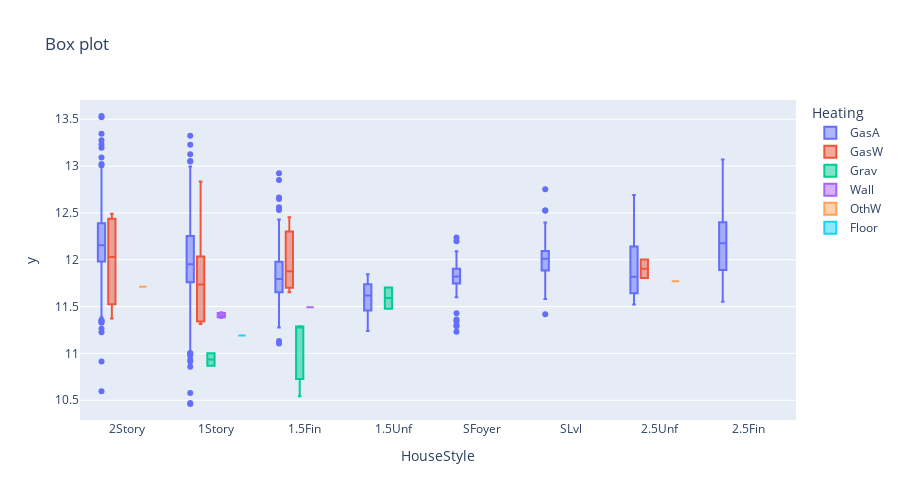

The notebook cell this image was saved under:
### Code cell
px.box(data_frame=X, y=log_y,
       x="HouseStyle", color="Heating",
       title="Box plot",
       #hover_data=["Heating"],
       boxmode="group",
       #notched=True, # used notched shape
       points=None,
       width=900,
       height=500,
      )

### Figure 1 — Plotly figure (JSON) as saved in the notebook; plotly's stock layout.template omitted (floating-point values rounded to 4 significant figures; data arrays with more than 128 entries replaced by an {"elided": "..."} marker saying what was removed)
{"data": [{"alignmentgroup": "True", "hovertemplate": "Heating=GasA<br>HouseStyle=%{x}<br>y=%{y}<extra></extra>", "legendgroup": "GasA", "marker": {"color": "#636efa"}, "name": "GasA", "notched": false, "offsetgroup": "GasA", "orientation": "v", "showlegend": true, "type": "box", "visible": true, "x": {"elided": "1428 str values"}, "x0": " ", "xaxis": "x", "y": {"elided": "1428 float values"}, "y0": " ", "yaxis": "y"}, {"alignmentgroup": "True", "hovertemplate": "Heating=GasW<br>HouseStyle=%{x}<br>y=%{y}<extra></extra>", "legendgroup": "GasW", "marker": {"color": "#EF553B"}, "name": "GasW", "notched": false, "offsetgroup": "GasW", "orientation": "v", "showlegend": true, "type": "box", "x": ["1.5Fin", "2.5Unf", "1.5Fin", "1.5Fin", "1Story", "2Story", "2Story", "1Story", "2.5Unf", "2Story", "1.5Fin", "1Story", "1Story", "1Story", "2Story", "1.5Fin", "1.5Fin", "1.5Fin"], "x0": " ", "xaxis": "x", "y": [12.32, 11.8, 11.65, 12.23, 12.83, 12.38, 11.37, 11.77, 12.0, 12.49, 11.66, 11.74, 11.31, 11.35, 11.67, 11.88, 12.45, 11.82], "y0": " ", "yaxis": "y"}, {"alignmentgroup": "True", "hovertemplate": "Heating=Grav<br>HouseStyle=%{x}<br>y=%{y}<extra></extra>", "legendgroup": "Grav", "marker": {"color": "#00cc96"}, "name": "Grav", "notched": false, "offsetgroup": "Grav", "orientation": "v", "showlegend": true, "type": "box", "x": ["1.5Fin", "1.5Unf", "1Story", "1.5Fin", "1.5Fin", "1Story", "1.5Unf"], "x0": " ", "xaxis": "x", "y": [11.28, 11.48, 11.0, 10.54, 11.29, 10.87, 11.7], "y0": " ", "yaxis": "y"}, {"alignmentgroup": "True", "hovertemplate": "Heating=Wall<br>HouseStyle=%{x}<br>y=%{y}<extra></extra>", "legendgroup": "Wall", "marker": {"color": "#ab63fa"}, "name": "Wall", "notched": false, "offsetgroup": "Wall", "orientation": "v", "showlegend": true, "type": "box", "x": ["1Story", "1.5Fin", "1Story", "1Story"], "x0": " ", "xaxis": "x", "y": [11.38, 11.49, 11.44, 11.41], "y0": " ", "yaxis": "y"}, {"alignmentgroup": "True", "hovertemplate": "Heating=OthW<br>HouseStyle=%{x}<br>y=%{y}<extra></extra>", "legendgroup": "OthW", "marker": {"color": "#FFA15A"}, "name": "OthW", "notched": false, "offsetgroup": "OthW", "orientation": "v", "showlegend": true, "type": "box", "x": ["2.5Unf", "2Story"], "x0": " ", "xaxis": "x", "y": [11.77, 11.71], "y0": " ", "yaxis": "y"}, {"alignmentgroup": "True", "hovertemplate": "Heating=Floor<br>HouseStyle=%{x}<br>y=%{y}<extra></extra>", "legendgroup": "Floor", "marker": {"color": "#19d3f3"}, "name": "Floor", "notched": false, "offsetgroup": "Floor", "orientation": "v", "showlegend": true, "type": "box", "x": ["1Story"], "x0": " ", "xaxis": "x", "y": [11.19], "y0": " ", "yaxis": "y"}], "layout": {"boxmode": "group", "height": 500, "legend": {"title": {"text": "Heating"}, "tracegroupgap": 0}, "title": {"text": "Box plot"}, "width": 900, "xaxis": {"anchor": "y", "autorange": true, "domain": [0, 1], "range": [-0.5339, 7.534], "title": {"text": "HouseStyle"}, "type": "category"}, "yaxis": {"anchor": "x", "autorange": true, "domain": [0, 1], "range": [10.29, 13.71], "title": {"text": "y"}, "type": "linear"}}}
